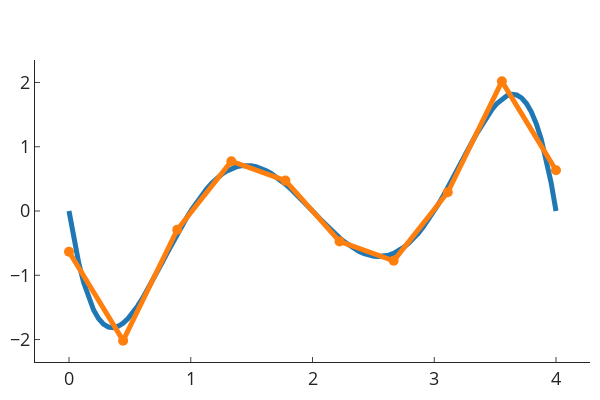

Notebook source saved alongside this figure:
### Code cell
# y_L2 = yhat.copy()
# y_L2[1:-1] = numpy.linalg.solve(build_mass_matrix(xhat).A[1:-1, 1:-1], build_rhs(xhat)[1:-1])
y_L2 = numpy.linalg.solve(build_mass_matrix(xhat).A, build_rhs(xhat))
plot([x, xhat], [y, y_L2], "L2.pdf")
